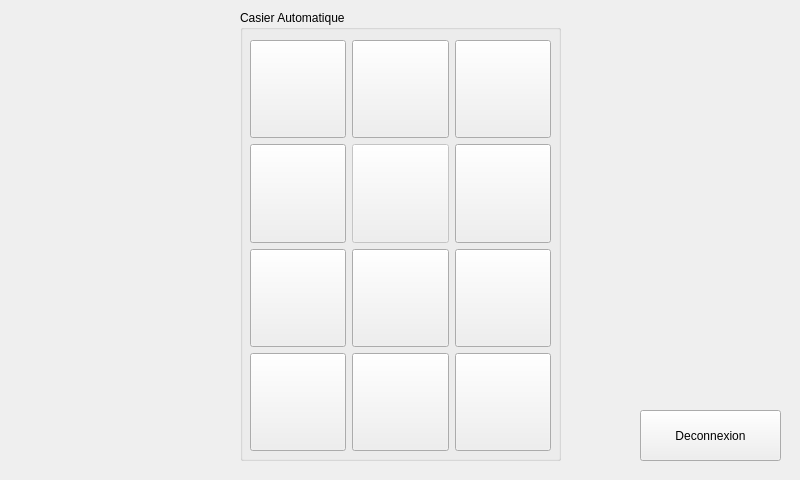
<?xml version="1.0" encoding="UTF-8"?>
<ui version="4.0">
 <class>InterfaceDesCasiers</class>
 <widget class="QWidget" name="InterfaceDesCasiers">
  <property name="geometry">
   <rect>
    <x>0</x>
    <y>0</y>
    <width>800</width>
    <height>480</height>
   </rect>
  </property>
  <property name="sizePolicy">
   <sizepolicy hsizetype="Maximum" vsizetype="Maximum">
    <horstretch>0</horstretch>
    <verstretch>0</verstretch>
   </sizepolicy>
  </property>
  <property name="minimumSize">
   <size>
    <width>800</width>
    <height>480</height>
   </size>
  </property>
  <property name="maximumSize">
   <size>
    <width>800</width>
    <height>480</height>
   </size>
  </property>
  <property name="sizeIncrement">
   <size>
    <width>800</width>
    <height>480</height>
   </size>
  </property>
  <property name="windowTitle">
   <string>InterfaceDesCasiers</string>
  </property>
  <widget class="QGroupBox" name="groupBox">
   <property name="geometry">
    <rect>
     <x>240</x>
     <y>10</y>
     <width>321</width>
     <height>451</height>
    </rect>
   </property>
   <property name="title">
    <string>Casier Automatique </string>
   </property>
   <widget class="QWidget" name="layoutWidget">
    <property name="geometry">
     <rect>
      <x>10</x>
      <y>30</y>
      <width>301</width>
      <height>411</height>
     </rect>
    </property>
    <layout class="QGridLayout" name="gridLayout_2">
     <property name="sizeConstraint">
      <enum>QLayout::SetMaximumSize</enum>
     </property>
     <item row="0" column="0">
      <widget class="QPushButton" name="pushButton_01">
       <property name="sizePolicy">
        <sizepolicy hsizetype="MinimumExpanding" vsizetype="MinimumExpanding">
         <horstretch>0</horstretch>
         <verstretch>0</verstretch>
        </sizepolicy>
       </property>
       <property name="focusPolicy">
        <enum>Qt::StrongFocus</enum>
       </property>
       <property name="text">
        <string/>
       </property>
      </widget>
     </item>
     <item row="0" column="1">
      <widget class="QPushButton" name="pushButton_02">
       <property name="sizePolicy">
        <sizepolicy hsizetype="MinimumExpanding" vsizetype="MinimumExpanding">
         <horstretch>0</horstretch>
         <verstretch>0</verstretch>
        </sizepolicy>
       </property>
       <property name="text">
        <string/>
       </property>
      </widget>
     </item>
     <item row="0" column="2">
      <widget class="QPushButton" name="pushButton_03">
       <property name="sizePolicy">
        <sizepolicy hsizetype="MinimumExpanding" vsizetype="MinimumExpanding">
         <horstretch>0</horstretch>
         <verstretch>0</verstretch>
        </sizepolicy>
       </property>
       <property name="text">
        <string/>
       </property>
      </widget>
     </item>
     <item row="1" column="0">
      <widget class="QPushButton" name="pushButton_04">
       <property name="sizePolicy">
        <sizepolicy hsizetype="MinimumExpanding" vsizetype="MinimumExpanding">
         <horstretch>0</horstretch>
         <verstretch>0</verstretch>
        </sizepolicy>
       </property>
       <property name="text">
        <string/>
       </property>
      </widget>
     </item>
     <item row="1" column="1">
      <widget class="QPushButton" name="pushButton_Ecran">
       <property name="enabled">
        <bool>false</bool>
       </property>
       <property name="sizePolicy">
        <sizepolicy hsizetype="MinimumExpanding" vsizetype="MinimumExpanding">
         <horstretch>0</horstretch>
         <verstretch>0</verstretch>
        </sizepolicy>
       </property>
       <property name="text">
        <string/>
       </property>
      </widget>
     </item>
     <item row="1" column="2">
      <widget class="QPushButton" name="pushButton_05">
       <property name="sizePolicy">
        <sizepolicy hsizetype="MinimumExpanding" vsizetype="MinimumExpanding">
         <horstretch>0</horstretch>
         <verstretch>0</verstretch>
        </sizepolicy>
       </property>
       <property name="text">
        <string/>
       </property>
      </widget>
     </item>
     <item row="2" column="0">
      <widget class="QPushButton" name="pushButton_06">
       <property name="sizePolicy">
        <sizepolicy hsizetype="MinimumExpanding" vsizetype="MinimumExpanding">
         <horstretch>0</horstretch>
         <verstretch>0</verstretch>
        </sizepolicy>
       </property>
       <property name="text">
        <string/>
       </property>
      </widget>
     </item>
     <item row="2" column="1">
      <widget class="QPushButton" name="pushButton_07">
       <property name="sizePolicy">
        <sizepolicy hsizetype="MinimumExpanding" vsizetype="MinimumExpanding">
         <horstretch>0</horstretch>
         <verstretch>0</verstretch>
        </sizepolicy>
       </property>
       <property name="text">
        <string/>
       </property>
      </widget>
     </item>
     <item row="2" column="2">
      <widget class="QPushButton" name="pushButton_08">
       <property name="sizePolicy">
        <sizepolicy hsizetype="MinimumExpanding" vsizetype="MinimumExpanding">
         <horstretch>0</horstretch>
         <verstretch>0</verstretch>
        </sizepolicy>
       </property>
       <property name="text">
        <string/>
       </property>
      </widget>
     </item>
     <item row="3" column="0">
      <widget class="QPushButton" name="pushButton_09">
       <property name="sizePolicy">
        <sizepolicy hsizetype="MinimumExpanding" vsizetype="MinimumExpanding">
         <horstretch>0</horstretch>
         <verstretch>0</verstretch>
        </sizepolicy>
       </property>
       <property name="text">
        <string/>
       </property>
      </widget>
     </item>
     <item row="3" column="1">
      <widget class="QPushButton" name="pushButton_10">
       <property name="sizePolicy">
        <sizepolicy hsizetype="MinimumExpanding" vsizetype="MinimumExpanding">
         <horstretch>0</horstretch>
         <verstretch>0</verstretch>
        </sizepolicy>
       </property>
       <property name="text">
        <string/>
       </property>
      </widget>
     </item>
     <item row="3" column="2">
      <widget class="QPushButton" name="pushButton_12">
       <property name="sizePolicy">
        <sizepolicy hsizetype="MinimumExpanding" vsizetype="MinimumExpanding">
         <horstretch>0</horstretch>
         <verstretch>0</verstretch>
        </sizepolicy>
       </property>
       <property name="text">
        <string/>
       </property>
      </widget>
     </item>
    </layout>
   </widget>
  </widget>
  <widget class="QPushButton" name="Deconnexion">
   <property name="geometry">
    <rect>
     <x>640</x>
     <y>410</y>
     <width>141</width>
     <height>51</height>
    </rect>
   </property>
   <property name="text">
    <string>Deconnexion</string>
   </property>
  </widget>
 </widget>
 <resources/>
 <connections>
  <connection>
   <sender>pushButton_01</sender>
   <signal>clicked()</signal>
   <receiver>InterfaceDesCasiers</receiver>
   <slot>close()</slot>
   <hints>
    <hint type="sourcelabel">
     <x>211</x>
     <y>116</y>
    </hint>
    <hint type="destinationlabel">
     <x>75</x>
     <y>128</y>
    </hint>
   </hints>
  </connection>
 </connections>
</ui>
